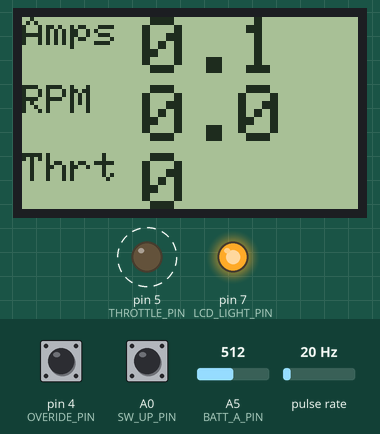
Bench run of a sketch on a simulated Arduino Uno, built with avr-gcc and run on an emulated ATmega328P. On the bench: 84×48 one-colour display, output pins drawn as LEDs (lit = HIGH). Wiring (inferred from the names in the program): pulse sensor: data pin 2. Dashed ring = blinking. The test bench sets the inputs (shaded band); at power-on: pulse rate 20 Hz, A5 (BATT_A_PIN) = 512, pin 4 (OVERIDE_PIN) HIGH, A0 (SW_UP_PIN) HIGH. What the sketch prints to the serial monitor is not drawn.

Above: at 1.0 s.
1.3 s: pulse rate (sensor on pin 2) set to 4 Hz
At 1.59 s:
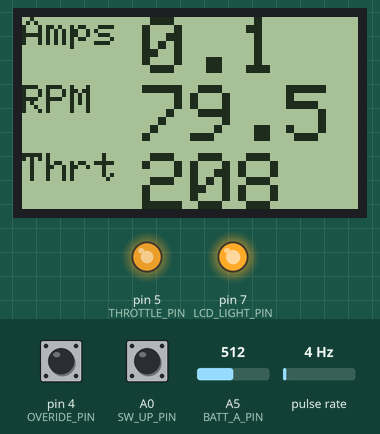
4.3 s: pulse rate (sensor on pin 2) set to 150 Hz
At 5.45 s:
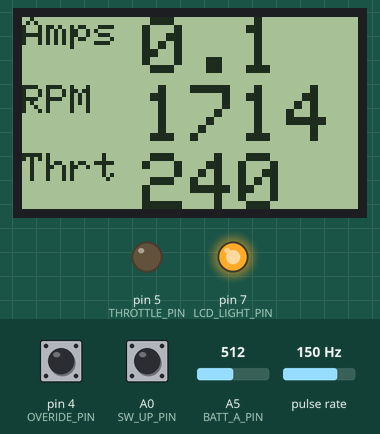
6.4 s: A5 (BATT_A_PIN) set to 716
At 7.11 s:
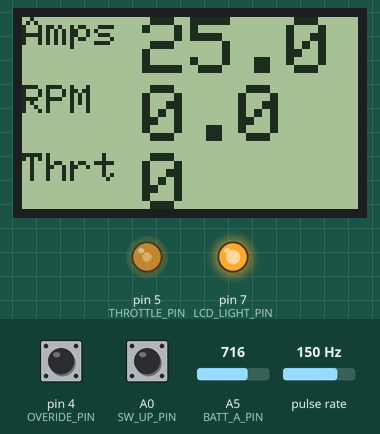
9.4 s: pin 4 (OVERIDE_PIN) pulled LOW for 0.15 s
10.1 s: A5 (BATT_A_PIN) set to 122
At 10.45 s:
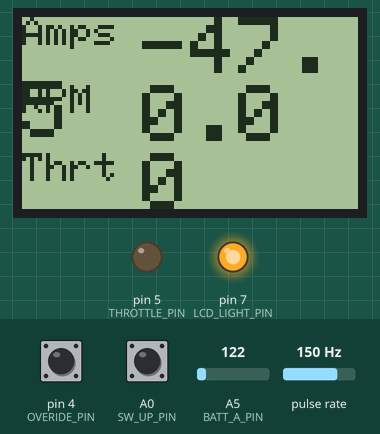
13.1 s: pulse rate (sensor on pin 2) set to 50 Hz
At 13.88 s:
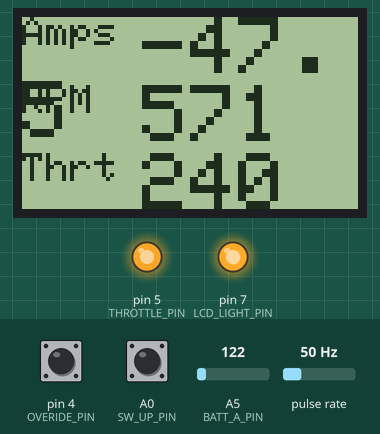
Timing chart, 0 to 16.2 s (numbered marks = the images above; inputs shaded):
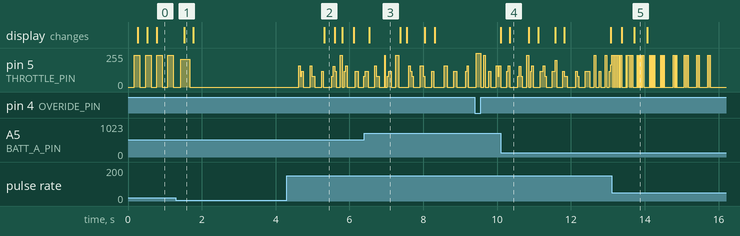

Measured:
- after the input at 4.3 s, the display: changes after 1.0 s (image 2)
- after the input at 6.4 s, the display: changes after 0.14 s (image 3)
- what the display in image 3 shows lasts 0.9 s, from 6.5 s to 7.4 s
- what the display in image 4 shows lasts 0.6 s, from 10.3 s to 10.9 s

The sketch:

BasicBikeComputer.ino
```cpp
//#include <SD.h>
//#include <Adafruit_PCD8544.h>
/*  _   _   _   _   _   _   _   _   _   _   _   _   _   _   _   _   _   _   _   _
 * / \_/ \_/ \_/ \_/ \_/ \_/ \_/ \_/ \_/ \_/ \_/ \_/ \_/ \_/ \_/ \_/ \_/ \_/ \_/ \
 * \_/ \_/ \_/ \_/ \_/ \_/ \_/ \_/ \_/ \_/ \_/ \_/ \_/ \_/ \_/ \_/ \_/ \_/ \_/ \_/
 *
 * Sets an E-Bike throttle proportinal to the Cadence of the rider
 * Displays Speed and Cadence on graphic LCD
 *
 * 	for more information visit
 * 		www.ideahex.com
 *
 * Written by Damian Kleiss
 *  _   _   _   _   _   _   _   _   _   _   _   _   _   _   _   _   _   _   _   _
 * / \_/ \_/ \_/ \_/ \_/ \_/ \_/ \_/ \_/ \_/ \_/ \_/ \_/ \_/ \_/ \_/ \_/ \_/ \_/ \
 * \_/ \_/ \_/ \_/ \_/ \_/ \_/ \_/ \_/ \_/ \_/ \_/ \_/ \_/ \_/ \_/ \_/ \_/ \_/ \*/

// Includes /
#include <SPI.h>
#include <Adafruit_GFX.h>
#include <Adafruit_PCD8544.h>


// Definitions //
// Pin outs
//#define	_PIN	1		// Not Used
// Motor control and sensors
const int	CADENCE_PIN		=2;	// external interrupt 0, cadence sensor connected to pin 2
const int	SPEED_PIN		=3;	// external interrupt 1, PWM, Speed sensor connected to pin 3
const int	OVERIDE_PIN		=4;	// overide switch sensor connected to pin 4
const int	THROTTLE_PIN	=5;	// PWM, throttle output connected to pin 5
// LCD
const int	LCD_DC_PIN		=6;	// PWM, LCD Data or Command Select pin
const int	LCD_LIGHT_PIN	=7;	// Base of transistor controlling LEDs on LCD Breakout board
const int	LCD_RST_PIN		=8;	// LCD Reset Pin
// SPI
const int	LCD_CE			=9;	// Chip Enable for LCD
const int	SD_CS_PIN		=10;	// Chip Select for SD Card
const int	MOSI_PIN		=11;	// Master Oout Slave In for SPI, LCD and SD Card
const int	MISO_PIN		=12;	// Master In Slave Out for SPI, LCD and SD Card
const int	SCK_PIN			=13;	// Clock for SPI, LCD and SD Card
// Switches
const int	SW_UP_PIN			=A0;	// Use Pin Change Interupts
const int	SW_DOWN_PIN			=A1;	// Use Pin Change Interupts
const int	SW_LEFT_PIN			=A2;	// Use Pin Change Interupts
const int	SW_RIGHT_PIN			=A3;	// Use Pin Change Interupts
// Battery Monitoring
const int	BATT_V_PIN		=A4;	// E-Bike Battery Voltage
const int	BATT_A_PIN		=A5;	// E-Bike Battery Current
//const int	_PIN		=A6;	// Not used
//const int	_PIN		=A7;	// Not used

//										   (SCLK),  (DIN),	   (D/C),     (CS),    (RST)
Adafruit_PCD8544 LCD_disp = Adafruit_PCD8544(SCK_PIN, MOSI_PIN, LCD_DC_PIN, LCD_CE, LCD_RST_PIN);

// pin 5 - Data/Command select
// pin 4 - LCD chip select
// pin 3 - LCD reset
//										(D/C),(CS),(RST)
// Adafruit_PCD8544 display = Adafruit_PCD8544(LCD_DC_PIN, LCD_CE, LCD_RST_PIN);


const int CADENCE_MAGNETS =5;	// The number of Magnets passing the Cadence sensor for one revolution of the cranks
const int SPEED_MAGENTS	=1;	// The number of Magnets passing the Speed sensor for one revolution of the wheel
//const int WHEEL_CIRCUMFERENCE

const int THROTTLE_MIN =80;		// Min value required before power is applied to the motor
const int THROTTLE_MAX =240;	// A larger throttle value will not result in more power
const int THROTTLE_OFF =0;		// Value to ensure that the motor is off

const int CADENCE_MIN	=15;	// minimum cadence for motor to run
const int CADENCE_MAX	=80;	// cadence value that will result in full throttle
const int MAX_CADENCE_PERIOD =60000/(CADENCE_MIN *CADENCE_MAGNETS);	// Convert rpm to period
const int THROTTLE_STEP =(THROTTLE_MAX-THROTTLE_MIN)/(CADENCE_MAX-CADENCE_MIN);	// Throttle ramp value

// Current sensor is Alegro ACS 756
// Ratio = 40mV/Amp ??????
// Aref = 5V
// bits = 10
// (Aref/2^bits) /(Ratio/1000)*1000
const float CURRENT_MULTIPLIER = 0.122;
const int CURRENT_OFFSET = 511;

// Voltage divider
// Rtop 100k Rbot 10K
// Aref = 5V
// bits = 10
// (Aref/2^bits)/(Rbot/(Rtop + Rbot)) =
const float VoltageMultiplier = 0.0537109375;

// Menu Items


// Displayable items
// Cadence
// Ground Speed, Not yet Implemented
// Battery Voltage
// Current
// Time
// Amp Hours
// Input Power
// Output Power, Not yet Implemented requires wheel speed
// Torque, Not yet Implemented requires calibration
// Motor Speed, Not yet Implemented need programming
// Throttle Value


// Electrical Power
// 		Voltage
//			Current
// 		Power

// Motor:
//			Output Power
// 		Torque
//			Motor rpm

// Rider:
// 		Cadence
// 		Ground Speed
//			Trip time
// 		Throttle
//			Assist Level

// Battery Usage:
// 		Current Amps
// 		Amp hours used
// 		Amp hours Remaining
// 		Battery Voltage
char* menuNames[]={"POWER", "MOTOR", "RIDER", "BATTERY"};
char* displayNames[]={"Amps ", "RPM  ", "Thrt ", "kM/H", "Volts", "Min", "AH", "Watts", "Watts", "N.M", "RPM"};
volatile int currentMenu = 0;
const int MENU_SIZE = 4;
const int NUM_DISPLAY_ITEMS = 11;
	int currentDisplay = 0;

//#define MENU_POWER 	0
//#define MENU_MOTOR		1


// Global Variables //
volatile int throttleValue = 0;

// Switch Variables
volatile int switchUpState;
volatile int previousSwitchUpState = HIGH;
volatile long switchUpDebounceTime = 0;
volatile int switchDownState;
volatile int previousSwitchDownState;
volatile int switchLeftState;
volatile int previousSwitchLeftState;
volatile int switchRightState;
volatile int previousSwitchRightState;
const long debounceDelay = 50;


// Cadence Variables
volatile float currentCadence = 0;
volatile int cadenceState = 0;
volatile long cadencePositiveTimer = 0;
volatile long cadencePositivePeriod = 0;
volatile long cadenceNegativeTimer = 0;
volatile long cadenceNegativePeriod = 0;
volatile int cadenceInteruptFlag = 0;

volatile unsigned long cadenceInterruptMillis = 0;
volatile int outputValue=0;

volatile unsigned int BacklightState = HIGH;

// Variables will change :
int ledState = LOW;             // ledState used to set the LED

// Generally, you shuould use "unsigned long" for variables that hold time
// The value will quickly become too large for an int to store
unsigned long previousMillis = 0;        // will store last time LED was updated

// constants won't change :
const long interval = 250;           // interval at which to blink (milliseconds)


void setup()
{
	pinMode(CADENCE_PIN, INPUT);
	pinMode(OVERIDE_PIN, INPUT_PULLUP);	// Use internal pullups
	pinMode(THROTTLE_PIN, OUTPUT);
	pinMode(LCD_LIGHT_PIN, OUTPUT);
	digitalWrite(LCD_LIGHT_PIN, BacklightState);
	pinMode(SW_UP_PIN, INPUT_PULLUP);	// Use internal pullups
	pinMode(SW_DOWN_PIN, INPUT_PULLUP);	// Use internal pullups
	pinMode(SW_LEFT_PIN, INPUT_PULLUP);	// Use internal pullups
	pinMode(SW_RIGHT_PIN, INPUT_PULLUP);	// Use internal pullups


	Serial.begin(9600);
	Serial.println("ideaHex Throttle Test");
	Serial.println("Visit ideahex.com\r\n");
	//Serial.print("Y0:256:16\n");
	//Serial.print("ATemperature:255:0:0\n");

	LCD_disp.begin();
	LCD_disp.setContrast(30); // you can change the contrast around to adapt the display
	LCD_disp.clearDisplay();   // clears the screen and buffer
	LCD_disp.setRotation(2); 	// Flip display

	LCD_disp.setTextColor(BLACK);
	LCD_disp.setCursor(0,7);
	LCD_disp.setTextSize(2);
	LCD_disp.println("ideaHex");

	LCD_disp.setTextSize(1);
	LCD_disp.setCursor(0,25);
	LCD_disp.print("E-Bike Cadence");
	LCD_disp.setCursor(13,35);
	LCD_disp.println("Controller");

	LCD_disp.display(); // show splashscreen
	//delay(5000);
	//LCD_disp.clearDisplay();   // clears the screen and buffer


	attachInterrupt(0, CadenceInterruptHandler, CHANGE);	// External interrupt for cadence sensor
}

void loop()
{
	unsigned char brightness;
	long currentMillis = millis();
	int sensorValue;// = (analogRead(CURRENT_PIN)  - CurrentOffset) * CurrentMultiplier;

	checkSwitches ();

	if(currentMillis - previousMillis >= interval)
	{
		// Display Current in Amps
		LCD_disp.clearDisplay();   // clears the screen and buffer
		LCD_disp.setCursor(0,0);
		LCD_disp.setTextSize(1);
		LCD_disp.print(displayNames[0]);	// Display "Amps"
		LCD_disp.setTextSize(2);
		sensorValue =analogRead(BATT_A_PIN	);
		LCD_disp.println( (sensorValue - CURRENT_OFFSET) * CURRENT_MULTIPLIER ,1);

		// Display Cadence
		LCD_disp.setCursor(0,17);
		LCD_disp.setTextSize(1);
		LCD_disp.print(displayNames[1]);	// Display "RPM"
		LCD_disp.setTextSize(2);
		if(currentCadence >= 99.9) {LCD_disp.println( currentCadence,0);}
		else {LCD_disp.println( currentCadence,1);}

		// Display Throttle setting
		LCD_disp.setCursor(0,34);
		LCD_disp.setTextSize(1);
		LCD_disp.print(displayNames[2]);	// Display "Throttle"
		LCD_disp.setTextSize(2);
		LCD_disp.println(throttleValue);
		LCD_disp.display();

		// save the last time you updated the display
		previousMillis = currentMillis;
	}

	// Just set Throttle to Max if Over ride pressed
	while(digitalRead(OVERIDE_PIN)==LOW)	// Switch pulls to ground when pressed
	{
		analogWrite(THROTTLE_PIN, 255);
	}
	// As there won't be an interrupt if the pedals have stopped
	// check if a period longer than the minimum rpm has passed since
	// the last interrupt. If so set the throttle to minimum
	if(millis() - cadenceInterruptMillis > MAX_CADENCE_PERIOD)
	{
		throttleValue = THROTTLE_OFF;
	}

	// Check if an interrupt has occured
	if(cadenceInteruptFlag == HIGH)
	{
		cadenceInterruptMillis = millis();	 // reset time since last interrupt for min rpm
		ProcessCadence();							// Update cadence rpm value
		cadenceInteruptFlag = LOW;			 // reset flag
		//	Serial.print("cad = ");
		//	Serial.print(currentCadence,1);		// Show 1 decimal place
		if(currentCadence > CADENCE_MAX) throttleValue = THROTTLE_MAX;
		else if(currentCadence < CADENCE_MIN) throttleValue = THROTTLE_OFF;
		else throttleValue = ((currentCadence-CADENCE_MIN)*THROTTLE_STEP)+THROTTLE_MIN;
		//	Serial.print(", Throttle = ");
		//	Serial.println(throttleValue);
	}
	analogWrite(THROTTLE_PIN, throttleValue); // Actualy output the throttle value
}

void CadenceInterruptHandler()
{
	if(digitalRead(CADENCE_PIN) == HIGH) // Positive period
	{
		cadencePositiveTimer = millis();
		cadenceNegativePeriod = millis() - cadenceNegativeTimer;
	}

	else if(digitalRead(CADENCE_PIN) == LOW) // Negative period
	{
		cadencePositivePeriod = millis() - cadencePositiveTimer;
		cadenceNegativeTimer = millis();
		cadenceInteruptFlag = HIGH;	// set a flag so we know a pulse has occurred
	}
}

void ProcessCadence()
{
	// Check if pedaling forward
	if(cadencePositivePeriod > cadenceNegativePeriod)
	{
		float period = float(cadencePositivePeriod + cadenceNegativePeriod)/60000;
		currentCadence = (1/period)/CADENCE_MAGNETS;
	}
	// If not pedalling forward set cadence to zero
	else currentCadence = 0;
}


void checkSwitches (void)
{
	int swReading = digitalRead(SW_UP_PIN);		// Read the switch state into a temp variable
	if (swReading != previousSwitchUpState) 	switchUpDebounceTime = millis();    // reset the debouncing timer
	if ((millis() - switchUpDebounceTime) > debounceDelay) // Debounce time is over so take this as the current state of the switch
	{
		if (swReading != switchUpState)	// Confirm if switch state has changed
		{
			switchUpState = swReading;		// Save state of the switch
		}
    }
    previousSwitchUpState = swReading;


/*
	// Read the state ot the switches
	switchUpState = digitalRead(SW_UP_PIN);
	switchDownState = digitalRead(SW_DOWN_PIN);
	switchLeftState = digitalRead(SW_LEFT_PIN);
	switchRightState = digitalRead(SW_RIGHT_PIN);

  // If the switch changed, due to noise or pressing:
	if (switchUpState != previousSwitchUpState) 								switchUpDebounceTime = millis();    // reset the debouncing timer
	if (previousSwitchDownState != previousSwitchDownState) 	switchDownDebounceTime = millis();    // reset the debouncing timer
	if (previousSwitchLeftState != previousSwitchLeftState) 			switchLeftDebounceTime = millis();    // reset the debouncing timer
	if (previousSwitchRightState != previousSwitchRightState) 		switchRightDebounceTime = millis();    // reset the debouncing timer

  if ((millis() - lswitchUpDebounceTime) > debounceDelay)
  {
    // whatever the reading is at, it's been there for longer
    // than the debounce delay, so take it as the actual current state:

    // if the button state has changed:
    if (reading != buttonState) {
      buttonState = reading;

      // only toggle the LED if the new button state is HIGH
      if (buttonState == HIGH) {
        ledState = !ledState;
      }
    }
  }


*/
}
```
